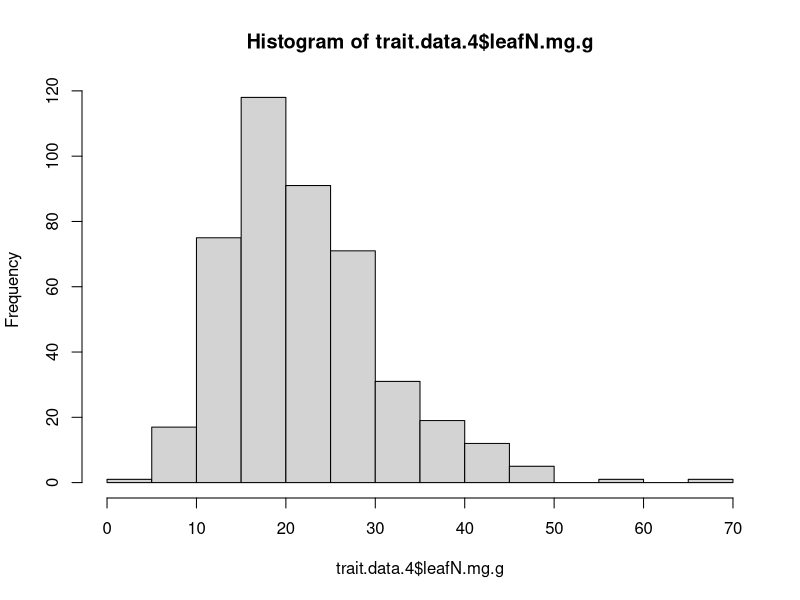
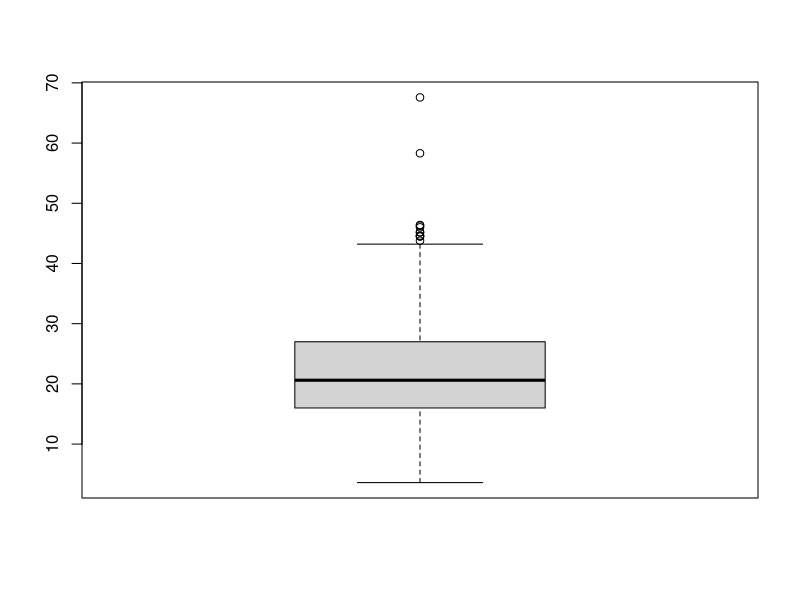
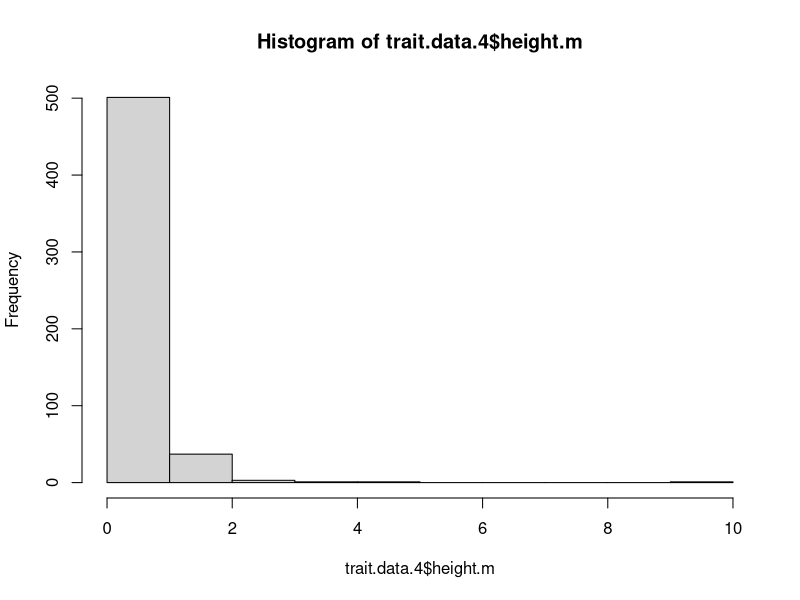
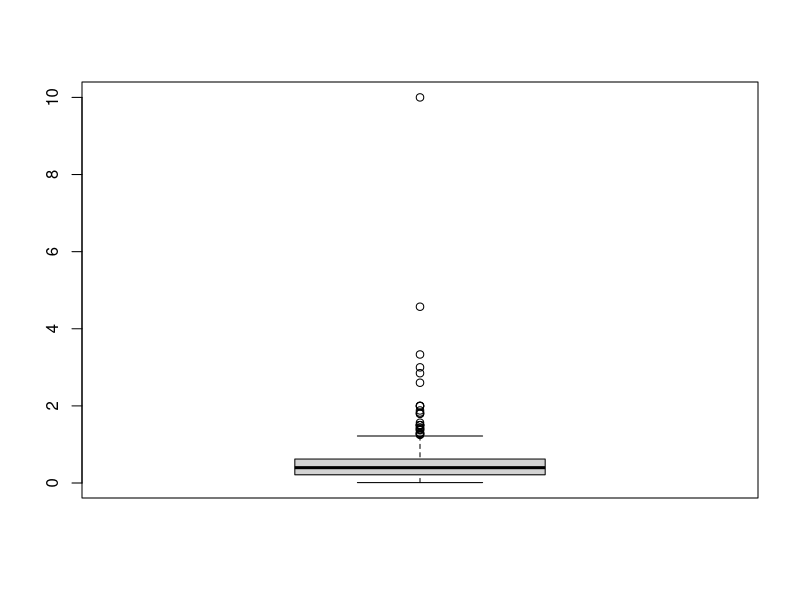
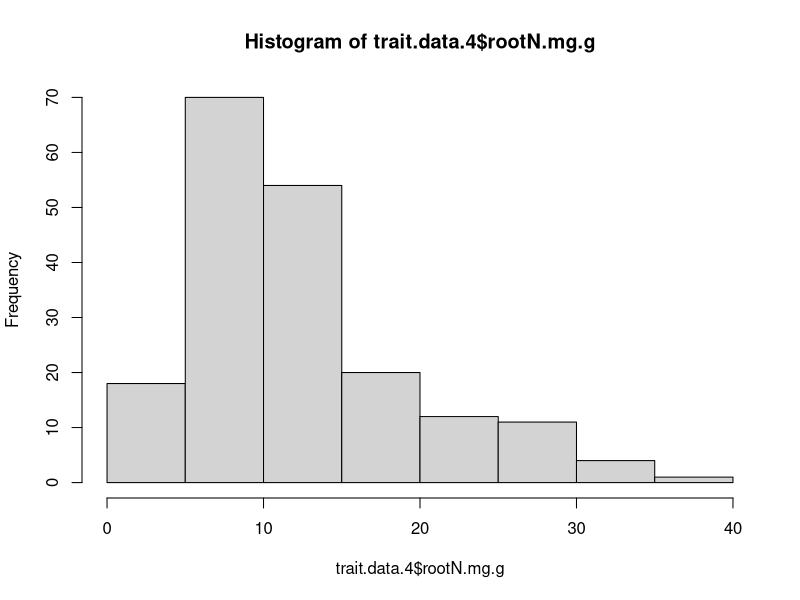
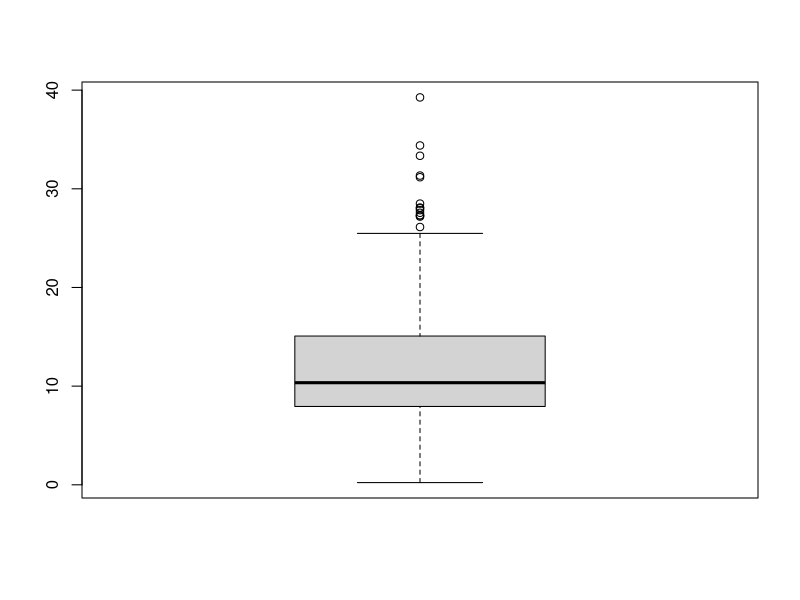
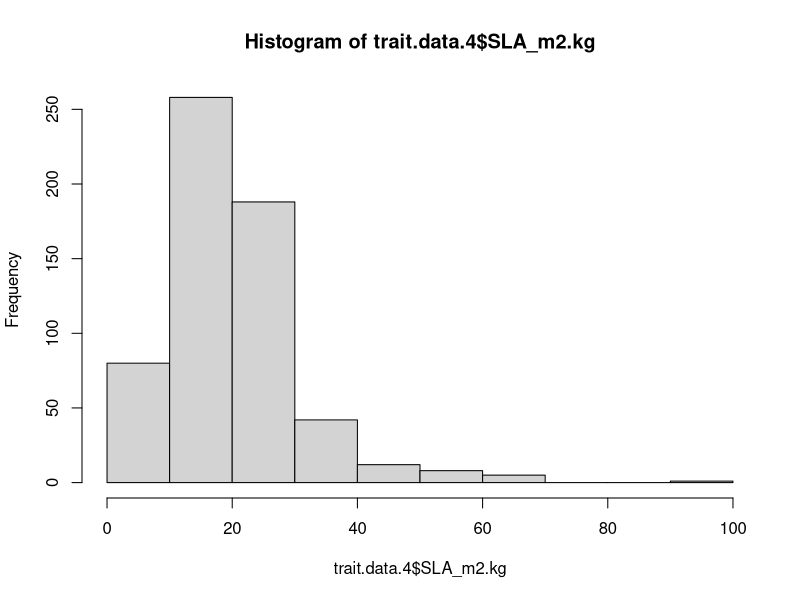
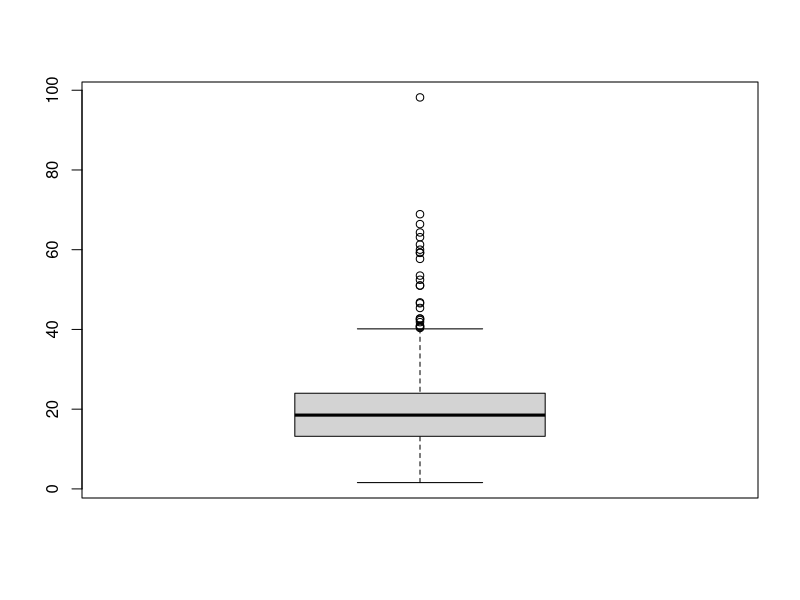

Reproduce these figures in R, in order.
# Script to prep trait data for analyses

library(corrplot)

# read in full data frame 
trait.data = read.csv("./New.dfs/trait.species.trt.yr1.final.new.csv")

# subset traits to only those of interest
trait.data.2 = trait.data[,c(1,7,8,10,12,14,15,18,20,27:29)]

# subset out woody species and trees from local_lifeform

trait.data.3 = subset(trait.data.2, !trait.data.2$functional_group == "WOODY")
trait.data.3 = subset(trait.data.3, !trait.data.3$local_lifeform == "TREE")

# subset for species with SLA
trait.data.4 = subset(trait.data.3, trait.data.3$SLA_m2.kg > 0 ) # 558 taxon

#write.csv(trait.data.4, file = "./New.dfs/traits.no.woody.SLA.csv")

#### checking for outliers ####
# all outliers removed manually from traits.no.woody.SLA.csv and 
# made new file traits.no.woody.SLA.no.outlier.csv

hist(trait.data.4$leafN.mg.g)
boxplot(trait.data.4$leafN.mg.g)
mean = mean(trait.data.4$leafN.mg.g, na.rm = TRUE)
std = sd(trait.data.4$leafN.mg.g, na.rm = TRUE)
Tmin = mean-(3*std)
Tmax = mean+(3*std)
sort(trait.data.4$leafN.mg.g[which(trait.data.4$leafN.mg.g <Tmin | trait.data.4$leafN.mg.g > Tmax)])
# removed leafN 58.30000 67.58333
# percent removed 
table(is.na(trait.data.4$leafN.mg.g))
558-185
2/373*100 #0.54%

hist(trait.data.4$height.m)
boxplot(trait.data.4$height.m)
mean = mean(trait.data.4$height.m, na.rm = TRUE)
std = sd(trait.data.4$height.m, na.rm = TRUE)
Tmin = mean-(3*std)
Tmax = mean+(3*std)
sort(trait.data.4$height.m[which(trait.data.4$height.m <Tmin | trait.data.4$height.m > Tmax)])
# removed height 1.996670 - 4.572000
# percent removed 
table(is.na(trait.data.4$height.m))
558-66
8/492*100 #1.63%

hist(trait.data.4$rootN.mg.g)
boxplot(trait.data.4$rootN.mg.g)
mean = mean(trait.data.4$rootN.mg.g, na.rm = TRUE)
std = sd(trait.data.4$rootN.mg.g, na.rm = TRUE)
Tmin = mean-(3*std)
Tmax = mean+(3*std)
sort(trait.data.4$rootN.mg.g[which(trait.data.4$rootN.mg.g <Tmin | trait.data.4$rootN.mg.g > Tmax)])
# remove rootN 33.34667 - 39.26274
# percent removed 
table(is.na(trait.data.4$rootN.mg.g))
558-371
3/187*100 #1.60%

hist(trait.data.4$SLA_m2.kg)
boxplot(trait.data.4$SLA_m2.kg)
mean = mean(trait.data.4$SLA_m2.kg, na.rm = TRUE)
std = sd(trait.data.4$SLA_m2.kg, na.rm = TRUE)
Tmin = mean-(3*std)
Tmax = mean+(3*std)
sort(trait.data.4$SLA_m2.kg[which(trait.data.4$SLA_m2.kg <Tmin | trait.data.4$SLA_m2.kg > Tmax)])
# remove SLA 53.50000 - 98.20000
# percent removed 
table(is.na(trait.data.4$SLA_m2.kg))
12/558*100 #2.15%

hist(trait.data.4$root.depth_m)
boxplot(trait.data.4$root.depth_m)
mean = mean(trait.data.4$root.depth_m, na.rm = TRUE)
std = sd(trait.data.4$root.depth_m, na.rm = TRUE)
Tmin = mean-(3*std)
Tmax = mean+(3*std)
sort(trait.data.4$root.depth_m[which(trait.data.4$root.depth_m <Tmin | trait.data.4$root.depth_m > Tmax)])
# remove depth 2.426850 - 3.300000
# percent removed 
table(is.na(trait.data.4$root.depth_m))
558-245
9/313*100 #2.88%

hist(trait.data.4$RTD.g.cm3)
boxplot(trait.data.4$RTD.g.cm3)
mean = mean(trait.data.4$RTD.g.cm3, na.rm = TRUE)
std = sd(trait.data.4$RTD.g.cm3, na.rm = TRUE)
Tmin = mean-(3*std)
Tmax = mean+(3*std)
sort(trait.data.4$RTD.g.cm3[which(trait.data.4$RTD.g.cm3 <Tmin | trait.data.4$RTD.g.cm3 > Tmax)])
# remove RTD 0.7450000 - 0.9167417
# percent removed 
table(is.na(trait.data.4$RTD.g.cm3))
558-331
3/227*100 #1.32%

hist(trait.data.4$SRL_m.g)
boxplot(trait.data.4$SRL_m.g)
mean = mean(trait.data.4$SRL_m.g, na.rm = TRUE)
std = sd(trait.data.4$SRL_m.g, na.rm = TRUE)
Tmin = mean-(3*std)
Tmax = mean+(3*std)
sort(trait.data.4$SRL_m.g[which(trait.data.4$SRL_m.g <Tmin | trait.data.4$SRL_m.g > Tmax)])
# remove SRL 601.5858 - 929.9185
# percent removed 
table(is.na(trait.data.4$SRL_m.g))
558-281
6/277*100 #2.17%

hist(trait.data.4$rootDiam.mm)
boxplot(trait.data.4$rootDiam.mm)
mean = mean(trait.data.4$rootDiam.mm, na.rm = TRUE)
std = sd(trait.data.4$rootDiam.mm, na.rm = TRUE)
Tmin = mean-(3*std)
Tmax = mean+(3*std)
sort(trait.data.4$rootDiam.mm[which(trait.data.4$rootDiam.mm <Tmin | trait.data.4$rootDiam.mm > Tmax)])
# remove diam 1.330000 - 2.015308
# percent removed 
table(is.na(trait.data.4$rootDiam.mm))
558-274
8/284*100 #2.81%

#### read in new trait data without outliers and cover data ####

trait.data.new = read.csv("./New.dfs/traits.no.woody.SLA.no.outlier.csv")
cover.data = read.csv("./New.dfs/cover.response.trt.y1.csv")

# subset trait data for only species in cover data

subset.traits = subset(trait.data.new, trait.data.new$Taxon %in% cover.data$Taxon)

# merge trait data and cover data

all.data = merge(cover.data, subset.traits, by="Taxon") 
# 383 species from 628 data points from 76 sites

# write.csv(all.data, file = "./New.dfs/all.data.response.0.csv")

#### data set split by lifespan ####
# need to read out data and fix the lifespan to particular sites since 
# some species have different lifespan at different sites

all.data.ls = read.csv("./New.dfs/all.data.response.0.lifespan.csv", row.names = 1)
table(all.data.ls$local_lifespan)
# 487 perennial, 126 annual

annual.data = subset(all.data.ls, all.data.ls$local_lifespan == "ANNUAL") # 126 data points
# 126 data points from 80 species

perennial.data = subset(all.data.ls, all.data.ls$local_lifespan == "PERENNIAL") 
# 487 data points of 294 species

table(all.data.ls$functional_group)
# 320 forb, 24 graminoid, 230 grass, 54 legume

grass = subset(all.data.ls, all.data.ls$functional_group == "GRASS") 
# 230 data points of 129 species

table(grass$local_lifespan)
# 41 annuals, 187 perennials

forb = subset(all.data.ls, all.data.ls$functional_group == "FORB")
# 320 data points of 201 species

# grasses and graminoids
graminoid = subset(all.data.ls, all.data.ls$functional_group %in% c("GRASS","GRAMINOID"))

# grass.annuals
grass.annual = subset(grass, grass$local_lifespan == "ANNUAL")
# 41 data points

# grass.perennial
grass.perennial = subset(grass, grass$local_lifespan == "PERENNIAL")
# 187 data points

graminoid.perennial = subset(graminoid, graminoid$local_lifespan == "PERENNIAL")
# 210 data points 
# graminoid annual is same as grass.annual since all graminoids were perennials

#### write out the files ####

#write.csv(all.data, file = "./New.dfs/all.data.csv")
#write.csv(annual.data, file = "./New.dfs/annual.data.csv")
#write.csv(forb, file = "./New.dfs/forb.csv")
#write.csv(grass, file = "./New.dfs/grass.csv")
#write.csv(perennial.data, file = "./New.dfs/perennial.data.csv")
#write.csv(graminoid, file = "./New.dfs/graminoid.data.csv")
#write.csv(grass.annual, file = "./New.dfs/grass.annual.data.csv")
#write.csv(grass.perennial, file = "./New.dfs/grass.perennial.data.csv")
#write.csv(graminoid.perennial, file = "./New.dfs/graminoid.perennial.data.csv")












